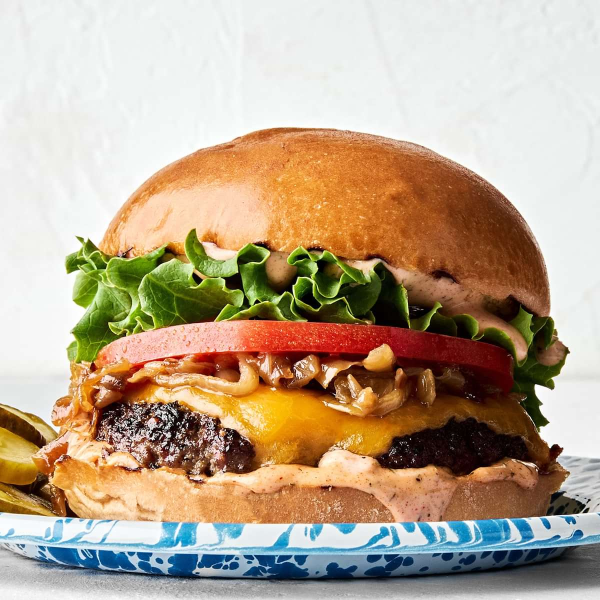
#> input picture DatasetModul0AI2026/images/img_001.jpg, 1200 x 1200 px (shown at 1/2 size); its folder holds only this picture in this run
$ jupyter execute --allow-errors ai_modul0.ipynb   (shell and % lines are left out)
#> lines starting #> are read from the running program, lines starting #| are printed output that depends on the picture
Download dataset dari kaggle:

# 1. Menentukan fitur apa saja yang relevan dan kolom yang berperan sebagai target variable.

## Target Variable: sentiment_label

Kolom ini merupakan label kategori (ground truth) yang menyatakan sentimen pelanggan(positif,negatif,netral). Ini adalah variabel yang akan kita prediksi berdasarkan input lainnya.

## Fitur yang relevan:

|Kategori|Fitur|Alasan|
|:-----|:------|:---|
|Tekstual|`review_text`|Teks mengandung konteks emosional, keluhan spesifik, dan alasan di balik pemberian rating yang tidak bisa ditangkap oleh angka.|
|Numerik|`rating_taste`, `rating_packaging`, `rating_delivery`, `price`|Memberikan data kuantitatif mengenai aspek mana yang paling memengaruhi kepuasan. `price` membantu model memahami ekspektasi pelanggan (value for money).|
|Kategorikal|`category`, `portion_size`|Kategori makanan menentukan standar ekspektasi. Ukuran porsi sering kali menjadi pemicu utama sentimen negatif jika tidak sesuai dengan harga.|
|Visual|`image_name`|Kolom ini tetap digunakan sebagai fitur untuk memenuhi arsitektur multimodal. Namun terdapat keterbatasan karena penggunaan gambar yang representatif(stock photos). Fitur ini akan diproses melalui tahap ekstraksi visual untuk melengkapi informasi tekstual dan tabular.|

## Fitur yang tidak relevan:

|Fitur|Alasan|
|:-----|:------|
|`review_id`|Hanya identifier unik sistem, tidak mengandung pola perilaku atau sentimen apapun|
|`restaurant_name`, `city`, `food_name`|Jika dimasukkan, model berisiko menjadi bias. Model harus belajar menilai berdasarkan kualitas layanan, bukan nama tempat atau lokasi.|

Risiko data leakage:

|Fitur|Alasan|
|:-----|:------|
|`rating_overall`|Jika diterapkan, maka model hanya akan belajar membaca kolom rating ini tanpa memedulikan ulasan teks atau gambar. Ini membuat model terlihat sangat akurat, tapi gagal total saat diuji pada data baru yang belum memiliki rating.|

# 2. Memahami struktur dataset sebelum analisis lebih lanjut.

[cell 1]
import pandas as pd

# path folder
file_path = 'DatasetModul0AI2026/food-review-dataset.csv'

# baca dataset
#> (the rest of this cell did not finish here and is left out)

## Dimensi dan kuantitas data:
- Total Data: 3000 baris
- Total Fitur: 14 kolom

## Klasifikasi fitur dan tipe data:
|Kolom|Tipe Data|Klasifikasi Jenis Data|
|:-----|:------|:------|
|`review_id`|`int64`|Metadata|
|`restaurant_name`, `city`, `food_name`, `category`|`str`|Kategorikal(Nominal)|
|`price`|`int64`|Numerik(Kontinu)|
|`portion_size`|`str`|Kategorikal(Ordinal)|
|`rating_overall`, `rating_state`, `rating_packaging`|`int64`|Numerik(Ordinal)|
|`rating_delivery`|`float64`|Numerik(Ordinal)|
|`review_text`|`str`|Teks(Unstructured)|
|`image_name`|`str`|Visual(Reference)|
|`sentiment_label`|`str`|Kategorikal(Target)|

## Analisis kualitas data:
Ditemukan adanya data yang hilang pada dua kolom krusial:
- `rating_delivery`: 75 data kosong (~2.5%)
- `review_text`: 63 data kosong (~2.1%)

## Peran jenis fitur dalam analisis sentimen:
- Fitur numerik: Berperan sebagai sinyal eksplisit

# 3. Menentukan kolom yang digunakan sebagai fitur dan yang berperan sebagai target.

## Penentuan kolom `sentiment_label` sebagai target variable

Alasan:
- Represntasi tujuan: Tujuan utama kita adalah melakukan klasifikasi sentimen (positive,neutral,negative). Kolom ini adalah label ground truth(kunci jawaban) yang mencerminkan hasil akhir dari pengalaman pelanggan.
- Variabel dependen: Dalam pemodelan, kita ingin memprediksi nilai ini berdasarkan variabel-variabel input lainnya.

## Penentuan fitur

- `review_text`(teks): Kata-kata pelanggan mengandung konteks emosional(seperti "kecewa","enak sekali","lambat") yang sangat menentukan label sentimen.
- `rating_taste`, `rating_packaging`, `rating_delivery`(Numerik): Memberikan informasi mendetail mengenai aspek spesifik layanan. Ketiga kolom ini membantu model memahami alasan di balik sentimen.
- `price` dan `portion_size`(Numerik & Kategorikal): Mengukur value for money. Harga mahal dengan porsi kecil sering kali memicu sentimen negatif, begitu juga sebaliknya.
- `category`(Kategorikal): Memberikan konteks standar. Pelanggan mungkin lebih kritis terhadap kategori tertentu.
- `image_name`(Visual): Sebagai data pendukung multimodal untuk memvalidasi kualitas visual produk yang diterima.

## Fitur yang tidak digunakan dan risiko data leakage

- `review_id`: Hanyalah angka acak untuk database. Tidak ada pola perilaku yang bisa dipelajari dari ID unik.
- `restaurant_name` dan `city`: Meskipun terlihat relevan, menggunakan nama restoran atau kota bisa membuat model menjadi bias(overfitting). Kita ingin model yang bisa menilai sentimen secara objektif dari kualitas makanan, bukan karena restoran atau kota punya reputansi tertentu.
- `rating_overall`: Ringkasan matematis yang sangat selaras dengan `sentiment_label`. Risikonya jika fitur ini dimasukkan, model akan hanya membaca rating tanpa berusaha memahami isi teks ulasan atau gambar. Saat model diuji pada ulasan baru yang hanya memiliki teks (tanpa angka rating), performa model akan gagal karena kehilangan jawabannya.

# 4. Analisis fitur numerik untuk melihat distribusi data dan deteksi kemungkinan adanya outlier.

[cell 2]
import matplotlib.pyplot as plt
import seaborn as sns

# daftar fitur numerik
num_features = ['price', 'rating_overall', 'rating_taste', 'rating_packaging', 'rating_delivery']

# visualisasi histogram
plt.figure(figsize=(16, 10))
#> (the rest of this cell did not finish here and is left out)

## Analisis Distribusi Data
- Fitur rating(1-5): Distribusinya cenderung *skewed* ke arah kanan (banyak nilai 4 dan 5). Tidak ditemukan nilai di luar rentang 1-5, sehingga data rating tergolong bersih secara rentang nilai.
- Fitur harga: Memiliki distribusi yang sangat kebar (*High Variance*). Dengan rata-rata 60.776 dan nilai maksimal 494.038, terlihat adanya ekor panjang (*Long Tail Distribution*) yang menunjukkan adanya beberapa item dengan harga yang jauh di atas rata-rata.

## Identifikasi Outlier dengan Metode Boxplot
Pemeriksaan dilakukan menggunakan metode Interquartile Range (IQR) melalui visualisasi boxplot.

Rumus:
- Hitung $Q1$ (Kuartil 1) dan $Q3$ (Kuartil 3).
- Hitung $IQR = Q3 - Q1$.
- Batas Bawah = $Q1 - 1.5 \times IQR$.
- Batas Atas = $Q3 + 1.5 \times IQR$.

Data yang berada di luar batas bawah dan batas atas dikategorikan sebagai outlier. Pada fitur price, titik-titik yang muncul di atas "kumis" boxplot adalah outliernya.

## Keputusan Penanganan Data
|Fitur|Status Outlier|Keputusan Penanganan|Alasan|
|:-----|:------|:------|:------|
|`price`|Sangat banyak|Winsorization|Nilai ekstrem kemungkinan merupakan harga makanan mewah yang valid, bukan kesalahan input. Winsorization dilakukan untuk menormalisasi distribusi dan memperkecil rentang skala.|
|`rating_overall`, `rating_taste`, `rating_packaging`|Minim|Retain(Dipertahankan)|Nilai rendah (1-2) merupakan sinyal kritis bagi model untuk mempelajari pola ketidakpuasan pelanggan (sentimen negatif).|
|`rating_delivery`,|N/A|Median Imputation|Terdapat 75 baris data kosong. Pengisian dengan nilai median (4.0) dipilih karena distribusinya yang skewed agar tidak mengubah tendensi sentral secara drastis.|

# 5 dan 6. Melakukan preprocessing terhadap data tabular dan teks.

## Data Tabular

[cell 3]
import pandas as pd
from scipy.stats.mstats import winsorize
from sklearn.preprocessing import MinMaxScaler

# load data karena kalau tidak maka akan error
#> (the rest of this cell did not finish here and is left out)

- **Imputasi Median**: Mengisi 75 data kosong pada `rating_delivery`, memastikan model tidak kehilangan baris data penting hanya karena satu kolom tidak terisi.
- **Winsorization**: Dengan "memangkas" harga ekstrem, kita memastikan distribusi harga tidak lagi memiliki ekor yang terlalu panjang.
- **Scaling**: Menggunakan Min-Max Scaling agar semua fitur berada di rentang yang sama. Hal ini penting agar fitur `price` tidak dianggap lebih berpengaruh daripada fitur `rating` oleh model.
- **Encoding**: Mengubah teks menjadi angka memungkinkan operasi matriks dilakukan. Penggunaan `get_dummies` pada `category` memastikan model tidak memberikan bobot hierarki yang salah pada jenis makanan.

# Data Teks

Download package untuk NLTK:

[cell 4]
import nltk
import ssl

# bypass SSL jika ada kendala koneksi saat download
try:
    _create_unverified_https_context = ssl._create_unverified_context
except AttributeError:
    pass
else:
    ssl._create_default_https_context = _create_unverified_https_context

# download resource yang diperlukan
nltk.download('punkt')
#> (this line was passed over: nltk is not available in this run)
nltk.download('punkt_tab') # tambahkan jika versi NLTK terbaru
#> (this line was passed over: nltk is not available in this run)
nltk.download('stopwords')
#> (this line was passed over: nltk is not available in this run)

print("Resource NLTK berhasil diunduh!")

[cell 5]
from nltk.corpus import stopwords
from nltk.tokenize import word_tokenize
import re
from sklearn.feature_extraction.text import TfidfVectorizer

# inisialisasi stopwords bahasa indonesia
#> (the rest of this cell did not finish here and is left out)

- **Tokenization yang Akurat**: NLTK memastikan pemisahan kata dilakukan dengan benar, termasuk menangani tanda baca yang menempel pada kata.

- **Stopword Removal**: Menghapus kata-kata fungsional (seperti "yang", "adalah", "ke") yang frekuensinya tinggi tapi tidak membawa sentimen. Ini membantu model untuk fokus pada kata sifat atau kata kerja yang bermakna kuat seperti "kecewa", "lezat", atau "lambat".

- **Efisiensi Fitur**: Dengan menghapus kata-kata yang tidak perlu, dimensi data kita menjadi lebih ramping (sparse matrix yang lebih bersih), sehingga model machine learning tidak akan terganggu oleh "noise" tekstual.

[cell 6]
import cv2
import numpy as np
import os
import matplotlib.pyplot as plt

# tentukan path folder dan ambil sampel nama file
image_dir = 'DatasetModul0AI2026/images/'
sample_images = [f for f in os.listdir(image_dir) if f.endswith('.jpg')][:3] # ambil 3 sampel

processed_images = []

plt.figure(figsize=(12, 4))

for i, img_name in enumerate(sample_images):
    # baca file
    img_path = os.path.join(image_dir, img_name)
    img = cv2.imread(img_path)
#> img is the input picture: shape (1200, 1200, 3); mean B, G, R 142, 165.7, 185.7
    img = cv2.cvtColor(img, cv2.COLOR_BGR2RGB) # konversi bgr ke rgb

    # resizing (jadi 224x224)
    img_resized = cv2.resize(img, (224, 224))
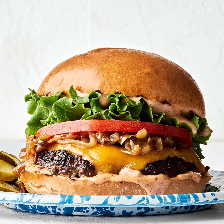
#> img_resized: shape (224, 224, 3); mean R, G, B 185.6, 165.6, 141.9

    # normalisasi (0-255 jadi 0-1)
    img_normalized = img_resized.astype('float32') / 255.0

    processed_images.append(img_normalized)

    # visualisasi
    plt.subplot(1, 3, i+1)
    plt.imshow(img_normalized)
    plt.title(f"Processed: {img_name}\nShape: {img_normalized.shape}")
    plt.axis('off')

plt.tight_layout()
plt.show()

# konversi list ke array numpy untuk melihat dimensi akhir
image_batch = np.array(processed_images)
print(f"Bentuk data batch citra: {image_batch.shape}")
#| Bentuk data batch citra: (1, 224, 224, 3)


$ run again, on DatasetModul0AI2026/images/img_005.jpg
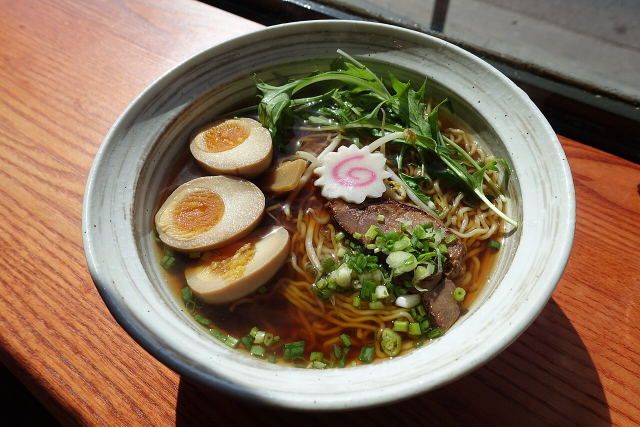
#> input picture DatasetModul0AI2026/images/img_005.jpg, 1280 x 853 px (shown at 1/2 size)
#> img is the input picture: shape (853, 1280, 3); mean B, G, R 88.6, 112.2, 134.8
#> `img_resized = cv2.resize(img, (224, 224))`:
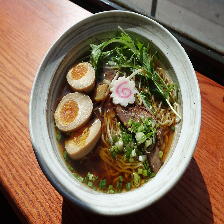
#> img_resized: shape (224, 224, 3); mean R, G, B 134.7, 112.1, 88.5
#| Bentuk data batch citra: (1, 224, 224, 3)

$ run again, on DatasetModul0AI2026/images/img_007.jpg
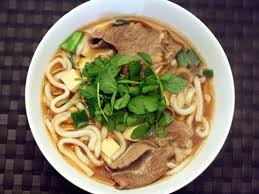
#> input picture DatasetModul0AI2026/images/img_007.jpg, 259 x 194 px
#> img is the input picture: shape (194, 259, 3); mean B, G, R 96, 119.8, 132.1
#> `img_resized = cv2.resize(img, (224, 224))`:
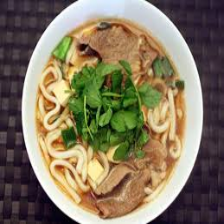
#> img_resized: shape (224, 224, 3); mean R, G, B 132, 119.7, 95.9
#| Bentuk data batch citra: (1, 224, 224, 3)

$ run again, on DatasetModul0AI2026/images/img_008.jpg
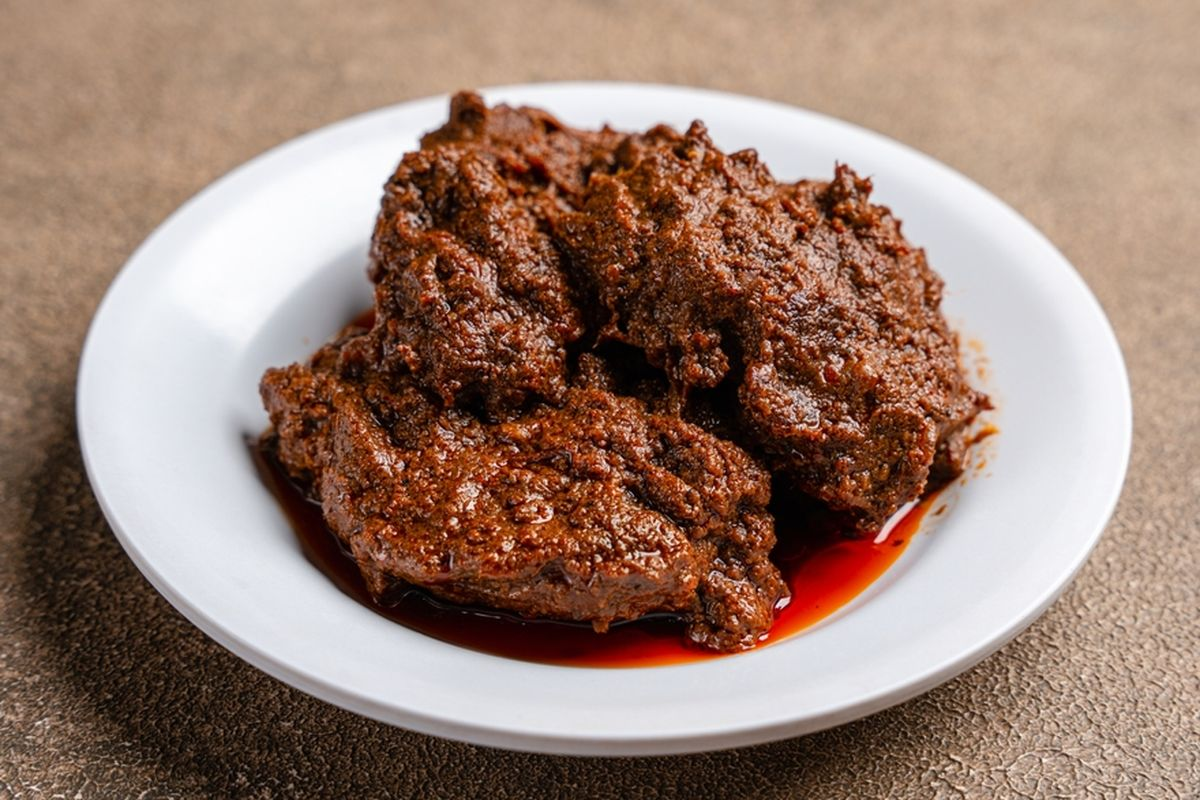
#> input picture DatasetModul0AI2026/images/img_008.jpg, 1200 x 800 px
#> img is the input picture: shape (800, 1200, 3); mean B, G, R 113.3, 126.8, 154.6
#> `img_resized = cv2.resize(img, (224, 224))`:
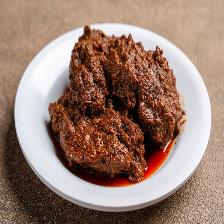
#> img_resized: shape (224, 224, 3); mean R, G, B 154.4, 126.6, 113.2
#| Bentuk data batch citra: (1, 224, 224, 3)

$ run again, on DatasetModul0AI2026/images/img_002.jpg
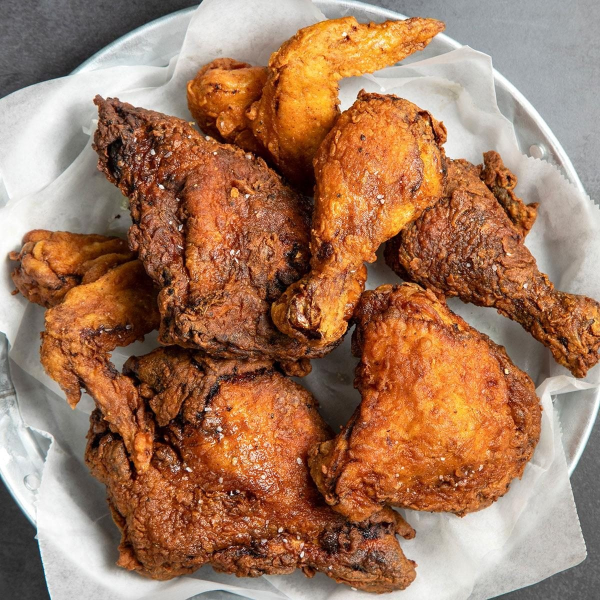
#> input picture DatasetModul0AI2026/images/img_002.jpg, 1200 x 1200 px (shown at 1/2 size)
#> img is the input picture: shape (1200, 1200, 3); mean B, G, R 94.8, 121.4, 162.9
#> `img_resized = cv2.resize(img, (224, 224))`:
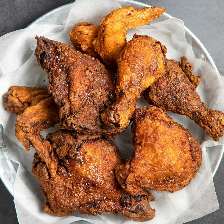
#> img_resized: shape (224, 224, 3); mean R, G, B 162.8, 121.3, 94.7
#| Bentuk data batch citra: (1, 224, 224, 3)
